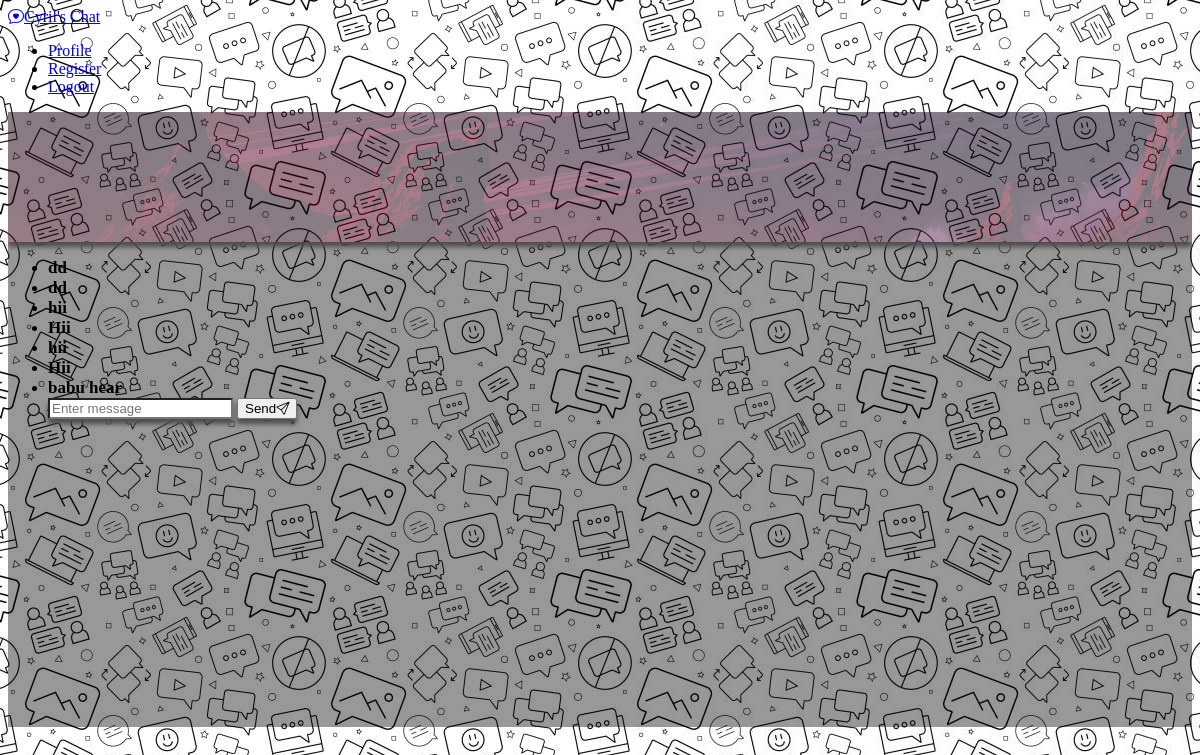
The page /chat/2/ (signed in) on the database its author committed.
### users/models.py (models this page shows, shortened)
class Profile(models.Model):
    user = models.OneToOneField(settings.AUTH_USER_MODEL, on_delete=models.CASCADE)
    profilePhoto = models.ImageField(upload_to='users/%Y/%m/%d', blank=True)
    backgroundPhoto = models.ImageField(upload_to='users/%Y/%m/%d', blank=True)

### chat/models.py (models this page shows, shortened)
class Message(models.Model):
    message_to = models.ForeignKey(User, on_delete=models.CASCADE, related_name='received_messages')
    message = models.CharField(max_length=100)
    created = models.DateTimeField(auto_now=True)
    message_by =  models.ForeignKey(User, on_delete=models.CASCADE, related_name='sent_messages')
    class Meta:
        ordering = ('created',)

### chat/views.py (the view)
# urls.py: path('<int:id>/',views.chat,name='chat'),
def chat(request, id):
    current_user = request.user
    current_user_id = current_user.id
    user_name = get_object_or_404(User, id=id).username
    user = User.objects.get(username=user_name)
    if request.method == 'POST':
        message = request.POST.get('message')
        message_by = current_user
        message_to = user
        msg = Message(message=message,message_by=message_by,message_to=message_to,)
        msg.save()
    user = get_object_or_404(User, id=id)
    all_messages = Message.objects.filter(
    Q(message_to=user.id, message_by=current_user_id) | Q(message_to=current_user_id, message_by=user.id)
).order_by('-created')
    return render(request, 'chat/chat.html',{'user':user,'all_messages':all_messages,'current_user':current_user})

### chat/templates/chat/chat.html (shortened to what this page needs)
{% extends 'chat/base.html' %}
{% block body %}
<div class="container px-2 py-1 border border-3 border-dark" style="background-color: rgba(0, 0, 0, 0.4); height:615px; overflow-y: auto; position: relative;" >
  <div class="card bg-dark text-white" style="width: 100%; height: 130px; overflow: hidden; position: relative; box-shadow: 0px 5px 5px #4d4d4d;">
    <img style="opacity:0.2; width: 100%; height: auto; display: block; filter: brightness(150%);" class="card-img" src="{{ user.profile.backgroundPhoto.url }}" alt="">
  </div>
<ul class="list-group border-0" style="background: transparent;">
    <div class="container" style="background: transparent; ">
    {% for message in all_messages %}
        {% if  message.message_by  ==  current_user  %}
            <li class="list-group-item border-0 px-4 d-flex justify-content-end" style="background: transparent;">
                <div class="btn btn-primary btn-sm border border-2 border-dark">
                    <text style="font-weight: 600; font-size: 17px;">{{ message.message }} </text>
                </div>
            </li>
        {% else %}
            <li class="list-group-item border-0 px-4 d-flex" style="background: transparent;">
                <div class="btn btn-dark btn-sm border border-2 border-dark" style="opacity: 1;">
                    <text style="font-weight: 600; font-size: 17px;">{{ message.message }} </text>
                </div>
            </li>
        {% endif %}
    {% endfor %}
<div class="fixed-bottom p-3">
    <div class="container">
        <form method="POST" class="d-flex">
            <input class="form-control  mx-3 border border-2 border-dark" id="message-input" type="text" name="message" placeholder="Enter message" style="box-shadow: 0px 5px 5px #4d4d4d;">
            <button class="btn btn-success d-flex me-3 border border-2 border-dark" type="submit" style="box-shadow: 0px 5px 5px #4d4d4d;">Send<i class="bi bi-send"></i></button>
        </form>
    </div>
</div>
</ul>
</div>
{% endblock %}

### rows shown on the page
Message: message "dd"
Message: message "dd"
Message: message "hii"
Message: message "Hii"
Message: message "hii"
Message: message "Hii"
Message: message "babu hear"
